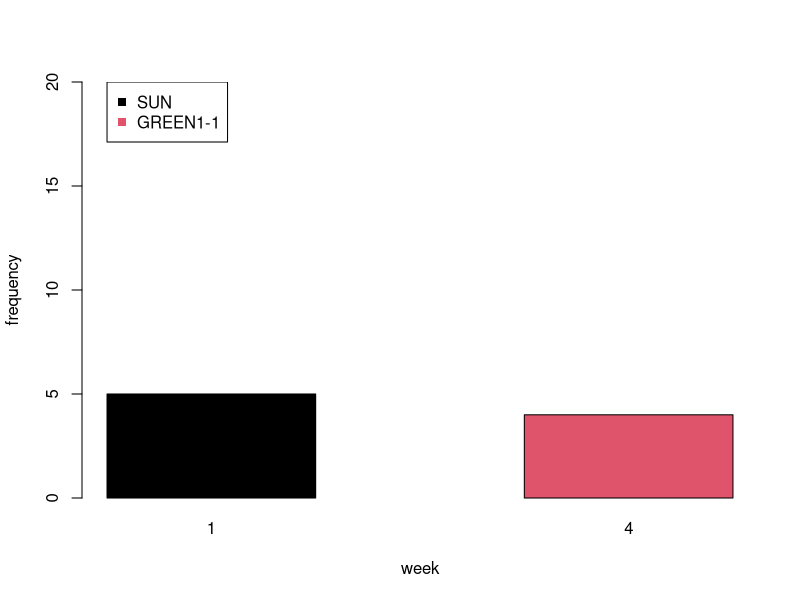

The R script that drew this image: (Note: this script raises an error after producing the figure.)
library(ggplot2)
library(lme4)
setwd("~/Documents/MPI/KangSukColours/ColourExperiment/analysis/")

d = read.csv("../data/processedData/variants_processed.csv", stringsAsFactors = F)



colourNumbers = c("1","5","7","14",'18','24')
colourNames = c("red",'brown','black','green','yellow','pink')
names(colourNames) = colourNumbers
colourNamesDark = c("dark red", 'orange', 'gray', 'dark green','gold', 'purple')


d = d[d$trial_value %in% colourNumbers,]

d$trialColourName = colourNames[d$trial_value]
d$trialColourName = factor(d$trialColourName, levels = colourNames)




###########
sun = table(d[d$sign_value=="SUN",]$week)
yellow = table(d[d$sign_value=="GREEN1-1",]$week)

barplot(rbind(sun,yellow), beside=T, xlab='week', ylab='frequency', ylim=c(0,20),col=1:2)
legend(1,20,legend=c("SUN","GREEN1-1"), col=1:2, pch=15)

# pdf("../results/descriptive/graphs/IconicityByWeek.pdf")
# barplot(table(d$iconic,d$week), col=1:2, xlab='Week')
# legend(1.5,150,legend=c("Iconic","Not iconic"), col=2:1, pch=15)
# dev.off()

# w1 = table(d[d$week==1,]$iconic, d[d$week==1,]$trialColourName)
# w4 = table(d[d$week==4,]$iconic, d[d$week==4,]$trialColourName)
# 
# 
# pdf("../results/descriptive/graphs/IconicityByWeekByColour.pdf")
# barplot(cbind(w1,c(NA,NA),w4), col=1:2, las=2)
# abline(v=7.9)
# axis(1,line=2.5,at=c(4,12), labels=c("Week 1","Week 3"), tick=F, lwd=0)
# legend(1.5,150,legend=c("Iconic","Not iconic"), col=2:1, pch=15)
# dev.off()


library(gplots)
pdf("../results/descriptive/graphs/LengthByWeek_YELLOW.pdf")
plotmeans(d[d$sign_value=="YELLOW",]$sign_length~d[d$sign_value=="YELLOW",]$week, xlab='Week', ylab="Length (ms)", main='Length of the sign YELLOW')
dev.off()

pdf("../results/descriptive/graphs/LengthByWeek.pdf")
plotmeans(d$sign_length~d$week, xlab='Week', ylab="Length (ms)", main='Length of signs')
dev.off()

# pdf("../results/descriptive/graphs/IconicByWeekByPart.pdf", width=8, height=5)
# partIconic = table(d$iconic,d$speakerName,d$week)
# cbind(partIconic[,,1],partIconic[,,2])
# barplot(cbind(partIconic[,,1],partIconic[,,2]), col=1:2)
# abline(v=4.9)
# text(c(2.5,7.5),c(65,65), c("Week 1", "week 3"))
# legend(5,50, c("Iconic","Non-iconic"), col=2:1, pch=15)
# dev.off()


inventedBy = tapply(d$sign_value,d$inventedBy, function(X){length(unique(X))})
pdf("../results/descriptive/graphs/NumVarByFreq.pdf")
plot(
    as.vector(inventedBy), 
    as.vector(table(d$inventedBy)), 
    xlab='Number of variants innovated', ylab="Frequency of variants", col=1, ylim=c(75,130))
text(as.vector(inventedBy), as.vector(table(d$inventedBy)), names((inventedBy)),pos=3)
dev.off()

freqWithinVarByInventor = tapply(variants$freq_week_4_withinColour, variants$inventedBy, mean)

pdf("../results/descriptive/graphs/NumVarByFreq_withinColour.pdf")
plot(
  as.vector(inventedBy), 
  as.vector(freqWithinVarByInventor), 
  xlab='Number of variants innovated', ylab="Mean fitness of variants", col=1, ylim=c(0,0.15))
text(as.vector(inventedBy), as.vector(freqWithinVarByInventor), names((inventedBy)),pos=3)
dev.off()

# number of variants adopted
adopted = sapply(sort(unique(d$speakerName)), function(X){
  x = d[d$speakerName==X,]$inventedBy
  x2 = tapply(d[d$speakerName==X,]$sign_value, d[d$speakerName==X,]$inventedBy, function(z){length(unique(z))})
  sum(x2[names(x2)!=X])
})
pdf("../results/descriptive/graphs/AdoptedVsInvented.pdf")
plot(inventedBy,adopted, ylim=c(0,35), xlim=c(0,35), xlab="Number of variants invented", ylab="Number of variants adopted")
abline(0,1, col='gray')
text(inventedBy,adopted,names(inventedBy), pos=3)
dev.off()

pdf("../results/descriptive/graphs/NumVariants.pdf", width=8, height=5)
cols = rainbow(2)
barplot(matrix(tapply(d$sign_value, paste(d$speakerName,d$week), function(X){length(unique(X))}), nrow=2), beside = T, names.arg = sort(unique(d$speakerName)), col=cols, main='Number of variants used')
legend(9,80,c("Week 1","week 3"), col=cols, pch=15)
dev.off()

week1L = tapply(d[d$director==d$speaker & d$week==1,]$sign_length, d[d$director==d$speaker & d$week==1,]$trialColourName, mean)
week4L = tapply(d[d$director==d$speaker & d$week==4,]$sign_length, d[d$director==d$speaker & d$week==4,]$trialColourName, mean)


pdf("../results/descriptive/graphs/LengthOfSignsByColour.pdf")
plot(c(0.5,2.5),range(week1L), type='n', ylab='Sign length (ms)', xlab='Week', xaxt="n")
axis(1,at=1:2, c("Week 1", "week 3"))
points(rep(1,length(week1L)), week1L, col=colourNames, pch=16)
points(rep(2,length(week4L)), week4L, col=colourNames, pch=16)
for(i in 1:length(week1L)){
  lines(c(1,2),c(week1L[i],week4L[i]), col=colourNames[i])
}
dev.off()

for(i in 1:length(colourNames)){
 plotmeans(sign_length~week, data = d[d$director==d$speaker & d$trialColourName==colourNames[i], ], add=i!=1, col=colourNames[i])
}

week1L.trial = tapply(d[d$director==d$speaker & d$week==1,]$trial_length, d[d$director==d$speaker & d$week==1,]$trialColourName, mean)
week4L.trial = tapply(d[d$director==d$speaker & d$week==4,]$trial_length, d[d$director==d$speaker & d$week==4,]$trialColourName, mean)

barplot(rbind(week1L.trial, week4L.trial),beside = T, col=rep(colourNames,each=2), ylab='Trial length')



myData <- aggregate(d[d$director==d$speaker,]$trial_length,
  by = list(colour = d[d$director==d$speaker,]$trialColourName, d[d$director==d$speaker,]$week),
  FUN = function(x) c(mean = mean(x), sd = sd(x),
  n = length(x)))

myData <- do.call(data.frame, myData)
myData$se <- myData$x.sd / sqrt(myData$x.n)
colnames(myData) = c('Colour','Week','mean','sd','n','se')

dodge <- position_dodge(width = 0.9)
limits <- aes(ymax = myData$mean + myData$se, ymin = myData$mean - myData$se)


p <- ggplot(data = myData, aes(x = Colour, y = mean, group = Week))

pdf("../results/descriptive/graphs/LengthOfTrialsByColourAndWeek_gg.pdf")
p + geom_bar(stat = "identity", position = 'dodge', fill=rep(colourNames,each=2)) +
  geom_errorbar(limits, position = dodge, width = 0.25) +
  theme(axis.text.x=element_text(), axis.ticks.x=element_blank(),
        axis.title.x=element_blank(), plot.title=element_text("Trial Length")) + ylab("Trial length (ms)") +
    scale_colour_manual(values=colourNames)
dev.off()

######
myData <- aggregate(d[d$director==d$speaker,]$sign_length,
                    by = list(colour = d[d$director==d$speaker,]$trialColourName, d[d$director==d$speaker,]$week),
                    FUN = function(x) c(mean = mean(x), sd = sd(x),
                                        n = length(x)))

myData <- do.call(data.frame, myData)
myData$se <- myData$x.sd / sqrt(myData$x.n)
colnames(myData) = c('Colour','Week','mean','sd','n','se')

dodge <- position_dodge(width = 0.9)
limits <- aes(ymax = myData$mean + myData$se, ymin = myData$mean - myData$se)


p <- ggplot(data = myData, aes(x = Colour, y = mean, group = Week))

pdf("../results/descriptive/graphs/LengthOfSignsByColourAndWeek_gg.pdf")
p + geom_bar(stat = "identity", position = 'dodge', fill=rep(colourNames,each=2)) +
  geom_errorbar(limits, position = dodge, width = 0.25) +
  theme(axis.text.x=element_text(), axis.ticks.x=element_blank(),
        axis.title.x=element_blank(), plot.title=element_text("Sign Length")) + ylab("Sign length (ms)") +
  scale_colour_manual(values=colourNames)
dev.off()

####

pdf("../results/descriptive/graphs/LengthOfTrialsByColour.pdf")
plot(c(0.5,2.5),range(c(week1L.trial,week4L.trial)), type='n', ylab='Trial length (ms)', xlab='Week', xaxt="n")
axis(1,at=1:2, c("Week 1", "week 3"))
points(rep(1,length(week1L.trial)), week1L.trial, col=colourNames, pch=16)
points(rep(2,length(week4L.trial)), week4L.trial, col=colourNames, pch=16)
for(i in 1:length(week1L)){
  lines(c(1,2),c(week1L.trial[i],week4L.trial[i]), col=colourNames[i])
}
dev.off()

plotmeans(sign_length~trialColourName,  d[d$director==d$speaker & d$week==1,], connect = F, col = colourNames, pch=16, barcol = 1,xlab='Colour', ylab='Sign length (ms)')
plotmeans(sign_length~trialColourName,  d[d$director==d$speaker & d$week==4,], connect = F, col = colourNames, pch=16, barcol = 1,xlab='Colour', ylab='Sign length (ms)', add=T)


###########

variants = read.csv('../data/processedData/variants_summary.csv', stringsAsFactors = F)

d$BodyAnchor = variants[match(d$sign_value, variants$sign),]$BodyAnchor

w1 = table(d[d$week==1,]$Indexicality,d[d$week==1,]$trialColourName)
w1 = w1[,c("red",'black','brown','green','yellow','pink')]
w3 = table(d[d$week==4,]$Indexicality,d[d$week==4,]$trialColourName)
w3 = w3[,c("red",'black','brown','green','yellow','pink')]

xtab = cbind(w1,c(NA,NA), w3)

pdf("../results/descriptive/graphs/BodyAnchoredByColourByWeek.pdf", width=6, height = 5)
barplot(xtab, col=3:4, las=2)
legend(8,100,c("Body Anchored",'Other'), col=4:3, pch=15)
axis(1,line=2.5,at=c(4,12), labels=c("Week 1","Week 3"), tick=F, lwd=0)
dev.off()





pdf("../results/descriptive/graphs/FreqWeek1_vs_FreqWeek2.pdf", width=5, height=5)
plot(variants$freq_week_1, jitter(variants$freq_week_4), pch=16, col=rgb(0,0,0,0.2), ylab='Frequency in week 3', xlab='Frequency in week 1')
dev.off()

pdf("../results/descriptive/graphs/FreqWeek1_vs_FreqWeek2_withinColour.pdf", width=5, height=5)
plot(variants$freq_week_1_withinColour, jitter(variants$freq_week_4_withinColour), pch=16, col=variants$colourName, ylab='Frequency in week 3', xlab='Frequency in week 1')
dev.off()

week1 = tapply(d[d$trial_value %in% colourNumbers & d$week==1,]$sign_value, d[d$trial_value %in% colourNumbers & d$week==1,]$trial_value, function(X){length(unique(X,na.rm=T))})
week4 = tapply(d[d$trial_value %in% colourNumbers & d$week==4,]$sign_value, d[d$trial_value %in% colourNumbers & d$week==4,]$trial_value, function(X){length(unique(X,na.rm=T))})

xtab = cbind(week1,week4)

pdf("../results/descriptive/graphs/NumberOfVariantsByColourByWeek.pdf", width=8, height=5)
barplot(xtab,beside=T, col=colourNames[rownames(xtab)], main='Number of Variants')
dev.off()


####
# Try marking

variants$check.any = variants$check >0

plotmeans(freq_week_4_withinColour ~
            paste(TryMarked>0,Teach>0),
          data = variants[!(!(variants$TryMarked>0) & (variants$Teach>0)),],
          legends = c("No Try Mark","Try Marking","Try Marking & Teaching"),
          xlab="", ylab='Fitness of variants')

plotmeans(variants$freq_week_4_withinColour~
            paste(variants$colourName,variants$TryMarked>0),
          col = rep(colourNamesDark,each=2), pch=c(16,15))

plotmeans(variants$freq_week_4_withinColour ~ 
            paste(variants$colourName,variants$check.any),
          col = rep(colourNamesDark,each=2), pch=c(16,15))

### sign origin

plotmeans(freq_week_4_withinColour~ origin, data=variants[variants$origin %in% c("ISL","JSL","NSL"),])

#######

library(party)

variants$iconic = as.factor(variants$iconic)
variants$inventedBy = as.factor(variants$inventedBy)
variants$indexical = as.factor(variants$indexical)
variants$TeachT = as.factor(variants$Teach>0)
variants$TryMarkedT = as.factor(variants$TryMarked>0)
f = ctree(freq_week_4_withinColour ~ 
       #     freq_week_1 + 
        #    indexical + 
         #   TeachT +
            TryMarked,
          #  check + 
           # inventedBy + 
       #     factor(colourName), 
       data=variants, control=ctree_control(mincriterion = 0.1))
plot(f, terminal_panel=node_barplot)


d3 = d
d3$freq_week_4[is.na(d3$freq_week_4)] = 0
d3$freq_week4_withinColour[is.na(d3$freq_week4_withinColour)] = 0

d3 = d3[d3$freq_week4_withinColour>0,]

for(i in c('Indexicality','speakerName')){
  d3[,i] = as.factor(d3[,i])
}

f2 = ctree(freq_week4_withinColour ~ 
             Indexicality + 
             T0Check + 
             speakerName + 
             Teach + 
             TryMarked, 
           data=d3, 
           control=ctree_control(mincriterion = 0.75))
plot(f2, inner_panel=node_inner(f2,id=F),terminal_panel=node_barplot)
